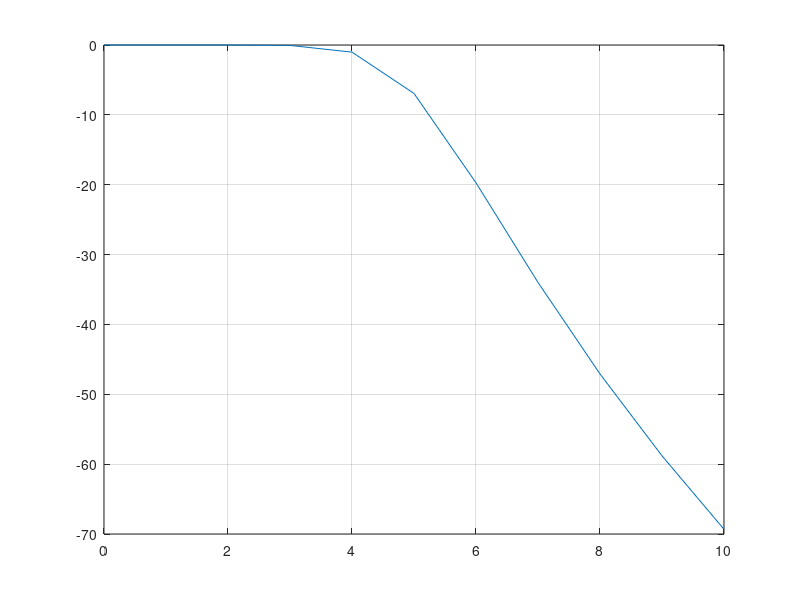

Source code (MATLAB):
clear;
N=input('Type in the order N = ');
Wn=input('Type in the 3-dB cutoff frequency Wn = '); %模拟频率
[num,den]=butter(N,Wn,'s');
w=0:2*Wn;
h=freqs(num,den,w);
plot(w,20*log(abs(h))),grid;